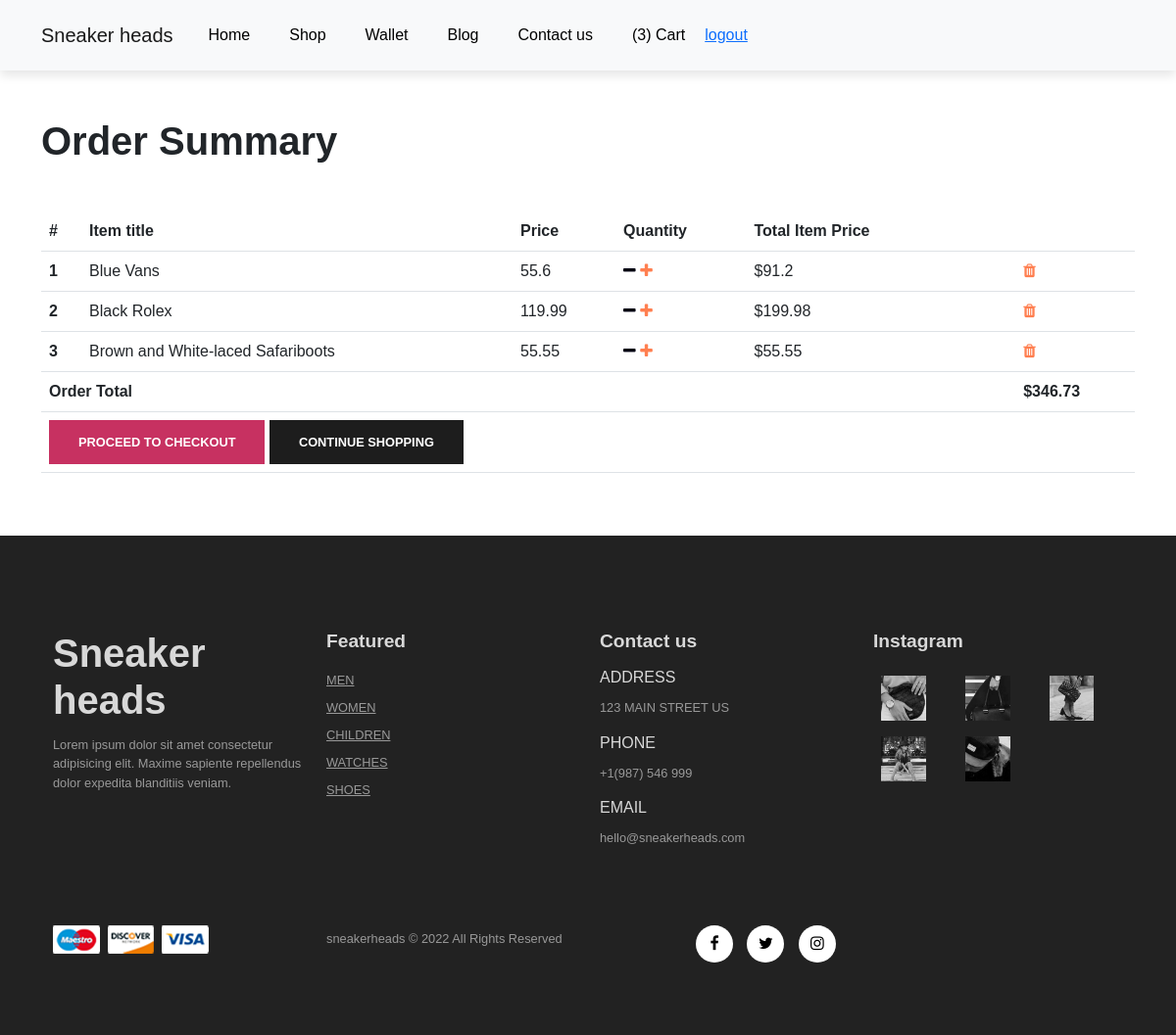
Screenshot of /shop/cart/ (signed in) with the database file from the repository.
### core/models.py (models this page shows, shortened)
class Order(models.Model):
    id = models.AutoField(primary_key=True)
    user = models.ForeignKey(settings.AUTH_USER_MODEL, on_delete=models.CASCADE)
    items = models.ManyToManyField(OrderItem)
    start_date = models.DateTimeField(auto_now_add=True)
    ordered_date = models.DateTimeField(auto_now_add=False)
    ordered = models.BooleanField(default=False)
    ref_code = models.CharField( max_length=50,blank=True,null=True)
    shipping_address = models.ForeignKey(
        Address, related_name='shipping_address', on_delete=models.SET_NULL, blank=True, null=True)
    billing_address = models.ForeignKey(
        Address, related_name='billing_address', on_delete=models.SET_NULL, blank=True, null=True)
    payment = models.ForeignKey(Payment,  on_delete=models.SET_NULL, blank=True,null=True)
    def get_total(self):
        total = 0.0
        for order_item in self.items.all():
            total += order_item.get_final_price()
        return total

class OrderItem(models.Model):
    id = models.AutoField(primary_key=True)
    user = models.ForeignKey(settings.AUTH_USER_MODEL, on_delete=models.CASCADE,blank=True,null=True)
    ordered = models.BooleanField(default=False)
    item = models.ForeignKey(Item, on_delete=models.CASCADE)
    quantity = models.IntegerField(default=1)
    def get_total_item_price(self):
        return self.item.price * self.quantity
    def get_total_discount_item_price(self):
        return self.item.discount_price * self.quantity
    def get_amount_saved(self):
        return self.get_total_item_price() - self.get_total_discount_item_price()
    def get_final_price(self):
        if self.item.discount_price:
            return self.get_total_discount_item_price()
        else:
            return self.get_total_item_price()

class Item(models.Model):
    id = models.AutoField(primary_key=True)
    title = models.CharField( max_length=100)
    price = models.FloatField()
    thumbnail = models.ImageField(blank=True,null=True)
    discount_price = models.FloatField(blank=True,null=True)
    label = models.CharField(choices=LABEL_CHOICES,max_length=1)
    category = models.CharField(choices=CATEGORY_CHOICES,max_length=2)
    slug = models.SlugField()
    description = models.TextField()
    date = models.DateTimeField( auto_now_add=True,blank=True,null=True)
    display_image_one = models.ImageField( blank=True,null=True)
    display_image_two = models.ImageField( blank=True,null=True)
    display_image_three = models.ImageField( blank=True,null=True)

### core/views.py (the view)
# urls.py: path(r'cart/',OrderSummaryView.as_view(),name='order-summary'),
class OrderSummaryView(LoginRequiredMixin,View):
    def get(self,*args,**kwargs):
        try:
            order = Order.objects.get(user=self.request.user, ordered=False)
            context = {
                'object': order
            }
            return render(self.request, 'cart.htm', context)
        except ObjectDoesNotExist:
            messages.warning(self.request, "You do not have an active order")
            return redirect("core:shop")

### core/templatetags/cart_template_tags.py (called while the page is built)
@register.filter
def cart_item_count(user):
    if user.is_authenticated:
        qs = Order.objects.filter(user=user,ordered=False)
        if qs.exists():
            return qs[0].items.count()
    return 0

### templates/cart.htm (shortened to what this page needs)
{% extends "base_layout.htm" %}
{%load static%}
{% block extra_head %}
<link rel="stylesheet" href="{% static 'assets/cart.css' %}">
{% endblock extra_head %}
{% block content %}
<main>
    <div class="container">
    <div class="table-responsive text-nowrap">
    <h1 class="my-5">Order Summary</h1>
    <table class="table">
        <thead>
        <tr>
            <th scope="col">#</th>
            <th scope="col">Item title</th>
            <th scope="col">Price</th>
            <th scope="col">Quantity</th>
            <th scope="col">Total Item Price</th>
            <th scope="col"></th>
        </tr>
        </thead>
        <tbody>
        {% for order_item in object.items.all %}
        <tr>
            <th scope="row">{{ forloop.counter }}</th>
            <td>{{ order_item.item.title }}</td>
            <td>{{ order_item.item.price }}</td>
            <td>
                <a href="{% url 'core:remove-single-item-from-cart' order_item.item.slug %}" style='color: #001;'><i class="fa fa-minus mr-2"></i></a>
                <a href="{% url 'core:add-to-cart' order_item.item.slug %}" style='color: coral;'><i class="fa fa-plus ml-2"></i></a>
            </td>
            <td>
                {% if order_item.item.discount_price %}
                    ${{ order_item.get_total_discount_item_price }}
                    <span class="badge badge-primary">Saving ${{ order_item.get_amount_saved }}</span>
                {% else %}
                    ${{ order_item.get_total_item_price }}
                {% endif %}
            </td>
            <td>
                <a style='color: coral;' href="{% url 'core:remove-from-cart' order_item.item.slug %}">
                    <i class="fa fa-trash float-right"></i>
                </a>
            </td>
        </tr>
        {% endfor %}
        {% if object.get_total %}
        <tr>
            <td colspan="5"><b>Order Total</b></td>
            <td><b>${{ object.get_total }}</b></td>
        </tr>
        <tr>
            <td colspan="6">
            <button class='buy-btn float-right ml-2'>
                <a href="/shop/checkout/">Proceed to checkout</a>
            </button>
            <button class='buy-btn float-right btn-lg'>
                <a href="/shop/">Continue shopping </a>
            </button>
            </td>
        </tr>
        {% endif %}
        </tbody>
    </table>
    </div>
    </div>
  </main>
{% endblock content %}

### templates/nav.htm (shortened to what this page needs)
{%load cart_template_tags%}
<nav class="navbar navbar-expand-lg bg-light py-3">
    <div class="container">
    <a class="navbar-brand" href="index.html">Sneaker heads</a>
    <div class="collapse navbar-collapse" id="navbarSupportedContent">
        <ul class="navbar-nav ml-auto">
            <li class="nav-item">
                <a class="nav-link" href="/">Home</a>
            </li>
            <li class="nav-item">
                <a class="nav-link" href="{% url 'core:shop' %}">Shop</a>
            </li>
            <li class="nav-item">
                <a class="nav-link" href="{%url 'core:wallet'%}">Wallet</a>
            </li>
            <li class="nav-item">
                <a class="nav-link" href="#">Blog</a>
            </li>
            <li class="nav-item">
                <a class="nav-link" href="#">Contact us</a>
            </li>
            {%if request.user.is_authenticated%}
            <li class="nav-item">
                <a class="nav-link" href="{% url 'core:order-summary' %}">
                    <span>({{request.user|cart_item_count}})</span>
                    Cart
                </a>
            </li>
            <li class="nav-item">
                <a href="{%url 'account_logout'%}">logout</a>
            </li>
            {% endif %}
        </ul>
    </div>
    </div>
</nav>

### static/assets/style.css (style rules this page uses)
* { margin: 0; padding: 0; box-sizing: border-box; }
body { font-family: 'Poppins', sans-serif; }
h1 { font-size: 2.5rem; font-weight: 700; }
button { font-size: 0.8rem; font-weight: 700; outline: none; border: none; background-color: #1d1d1d; color: aliceblue; cursor: pointer; padding: 13px 30px; text-transform: uppercase; transition: 0.3s ease; }
button a { display: inline-block; color: #ffff; text-decoration: none; }
.navbar { font-size:16px; top: 0; left: 0; box-shadow: 0 5px 10px rgba(0, 0, 0, 0.1); }
.navbar-expand-lg .navbar-nav .nav-link { padding: 0 20px; color: black; transition: 0.3s ease; }

### static/assets/cart.css (style rules this page uses)
button.ml-2 { background-color: #c73161; }

### rows the page displays
OrderItem: item "Blue Vans", item.price "55.6", get_total_discount_item_price "91.2"
OrderItem: item "Black Rolex", item.price "119.99", get_total_discount_item_price "199.98"
OrderItem: item "Brown and White-laced Safariboots", item.price "55.55", get_total_item_price "55.55"
Order: get_total "346.73"

### other values shown
{{ request.user|cart_item_count }} "3"
